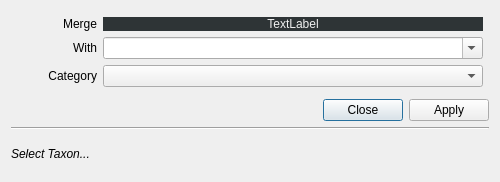
<?xml version="1.0" encoding="UTF-8"?>
<ui version="4.0">
 <class>EditTaxa</class>
 <widget class="QDialog" name="EditTaxa">
  <property name="windowModality">
   <enum>Qt::ApplicationModal</enum>
  </property>
  <property name="geometry">
   <rect>
    <x>0</x>
    <y>0</y>
    <width>500</width>
    <height>182</height>
   </rect>
  </property>
  <property name="sizePolicy">
   <sizepolicy hsizetype="Preferred" vsizetype="Minimum">
    <horstretch>0</horstretch>
    <verstretch>0</verstretch>
   </sizepolicy>
  </property>
  <property name="windowTitle">
   <string>Merge reference</string>
  </property>
  <layout class="QGridLayout" name="gridLayout">
   <item row="6" column="0">
    <widget class="QDialogButtonBox" name="buttonBox">
     <property name="orientation">
      <enum>Qt::Horizontal</enum>
     </property>
     <property name="standardButtons">
      <set>QDialogButtonBox::Apply|QDialogButtonBox::Close</set>
     </property>
    </widget>
   </item>
   <item row="8" column="0">
    <widget class="QLabel" name="label_result">
     <property name="font">
      <font>
       <italic>true</italic>
      </font>
     </property>
     <property name="text">
      <string>Select Taxon...</string>
     </property>
     <property name="alignment">
      <set>Qt::AlignLeading|Qt::AlignLeft|Qt::AlignVCenter</set>
     </property>
    </widget>
   </item>
   <item row="1" column="0">
    <layout class="QFormLayout" name="formLayout">
     <property name="leftMargin">
      <number>6</number>
     </property>
     <property name="topMargin">
      <number>6</number>
     </property>
     <property name="rightMargin">
      <number>6</number>
     </property>
     <property name="bottomMargin">
      <number>6</number>
     </property>
     <item row="0" column="0">
      <widget class="QLabel" name="taxaLabel">
       <property name="sizePolicy">
        <sizepolicy hsizetype="Fixed" vsizetype="Preferred">
         <horstretch>0</horstretch>
         <verstretch>0</verstretch>
        </sizepolicy>
       </property>
       <property name="minimumSize">
        <size>
         <width>80</width>
         <height>0</height>
        </size>
       </property>
       <property name="styleSheet">
        <string notr="true"/>
       </property>
       <property name="text">
        <string>Merge</string>
       </property>
       <property name="alignment">
        <set>Qt::AlignRight|Qt::AlignTrailing|Qt::AlignVCenter</set>
       </property>
      </widget>
     </item>
     <item row="0" column="1">
      <widget class="QLabel" name="taxaLineEdit">
       <property name="sizePolicy">
        <sizepolicy hsizetype="Preferred" vsizetype="Fixed">
         <horstretch>0</horstretch>
         <verstretch>0</verstretch>
        </sizepolicy>
       </property>
       <property name="minimumSize">
        <size>
         <width>0</width>
         <height>0</height>
        </size>
       </property>
       <property name="maximumSize">
        <size>
         <width>16777215</width>
         <height>16777215</height>
        </size>
       </property>
       <property name="styleSheet">
        <string notr="true">background-color: rgb(46, 52, 54);
color: rgb(239, 239, 239);</string>
       </property>
       <property name="text">
        <string>TextLabel</string>
       </property>
       <property name="alignment">
        <set>Qt::AlignCenter</set>
       </property>
      </widget>
     </item>
     <item row="1" column="0">
      <widget class="QLabel" name="toLabel">
       <property name="sizePolicy">
        <sizepolicy hsizetype="Fixed" vsizetype="Preferred">
         <horstretch>0</horstretch>
         <verstretch>0</verstretch>
        </sizepolicy>
       </property>
       <property name="minimumSize">
        <size>
         <width>80</width>
         <height>0</height>
        </size>
       </property>
       <property name="text">
        <string>With</string>
       </property>
       <property name="alignment">
        <set>Qt::AlignRight|Qt::AlignTrailing|Qt::AlignVCenter</set>
       </property>
      </widget>
     </item>
     <item row="1" column="1">
      <widget class="QComboBox" name="comboBox_taxa">
       <property name="editable">
        <bool>true</bool>
       </property>
      </widget>
     </item>
     <item row="2" column="0">
      <widget class="QLabel" name="categoryLabel">
       <property name="sizePolicy">
        <sizepolicy hsizetype="Fixed" vsizetype="Preferred">
         <horstretch>0</horstretch>
         <verstretch>0</verstretch>
        </sizepolicy>
       </property>
       <property name="minimumSize">
        <size>
         <width>80</width>
         <height>0</height>
        </size>
       </property>
       <property name="text">
        <string>Category</string>
       </property>
       <property name="alignment">
        <set>Qt::AlignRight|Qt::AlignTrailing|Qt::AlignVCenter</set>
       </property>
      </widget>
     </item>
     <item row="2" column="1">
      <widget class="QComboBox" name="comboBox_category">
       <property name="editable">
        <bool>false</bool>
       </property>
      </widget>
     </item>
    </layout>
   </item>
   <item row="7" column="0">
    <widget class="Line" name="line">
     <property name="orientation">
      <enum>Qt::Horizontal</enum>
     </property>
    </widget>
   </item>
  </layout>
 </widget>
 <tabstops>
  <tabstop>comboBox_taxa</tabstop>
  <tabstop>comboBox_category</tabstop>
 </tabstops>
 <resources/>
 <connections/>
</ui>
